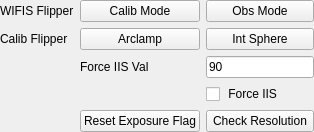
          <widget class="QWidget" name="tab_4">
           <attribute name="title">
            <string>Other</string>
           </attribute>
           <layout class="QGridLayout" name="gridLayout_14">
            <property name="leftMargin">
             <number>0</number>
            </property>
            <property name="topMargin">
             <number>0</number>
            </property>
            <property name="rightMargin">
             <number>0</number>
            </property>
            <property name="bottomMargin">
             <number>0</number>
            </property>
            <item row="0" column="0">
             <layout class="QGridLayout" name="gridLayout_13">
              <item row="0" column="1">
               <widget class="QPushButton" name="CalibModeButton">
                <property name="sizePolicy">
                 <sizepolicy hsizetype="MinimumExpanding" vsizetype="Fixed">
                  <horstretch>0</horstretch>
                  <verstretch>0</verstretch>
                 </sizepolicy>
                </property>
                <property name="text">
                 <string>Calib Mode</string>
                </property>
               </widget>
              </item>
              <item row="1" column="2">
               <widget class="QPushButton" name="ISphereModeButton">
                <property name="text">
                 <string>Int Sphere</string>
                </property>
               </widget>
              </item>
              <item row="0" column="2">
               <widget class="QPushButton" name="ObsModeButton">
                <property name="text">
                 <string>Obs Mode</string>
                </property>
               </widget>
              </item>
              <item row="0" column="0">
               <widget class="QLabel" name="label_45">
                <property name="text">
                 <string>WIFIS Flipper</string>
                </property>
               </widget>
              </item>
              <item row="1" column="0">
               <widget class="QLabel" name="label_46">
                <property name="text">
                 <string>Calib Flipper</string>
                </property>
               </widget>
              </item>
              <item row="1" column="1">
               <widget class="QPushButton" name="ArclampModeButton">
                <property name="sizePolicy">
                 <sizepolicy hsizetype="MinimumExpanding" vsizetype="Fixed">
                  <horstretch>0</horstretch>
                  <verstretch>0</verstretch>
                 </sizepolicy>
                </property>
                <property name="text">
                 <string>Arclamp</string>
                </property>
               </widget>
              </item>
              <item row="3" column="2">
               <widget class="QCheckBox" name="EnableForceIIS">
                <property name="text">
                 <string> Force IIS</string>
                </property>
               </widget>
              </item>
              <item row="2" column="2">
               <widget class="QLineEdit" name="ForceIISEntry">
                <property name="text">
                 <string>90</string>
                </property>
               </widget>
              </item>
              <item row="2" column="1">
               <widget class="QLabel" name="label_47">
                <property name="text">
                 <string>Force IIS Val</string>
                </property>
               </widget>
              </item>
              <item row="4" column="2">
               <widget class="QPushButton" name="CheckResolution">
                <property name="text">
                 <string>Check Resolution</string>
                </property>
               </widget>
              </item>
              <item row="4" column="1">
               <widget class="QPushButton" name="ResetExposureFlagButton">
                <property name="text">
                 <string>Reset Exposure Flag</string>
                </property>
               </widget>
              </item>
             </layout>
            </item>
           </layout>
          </widget>
